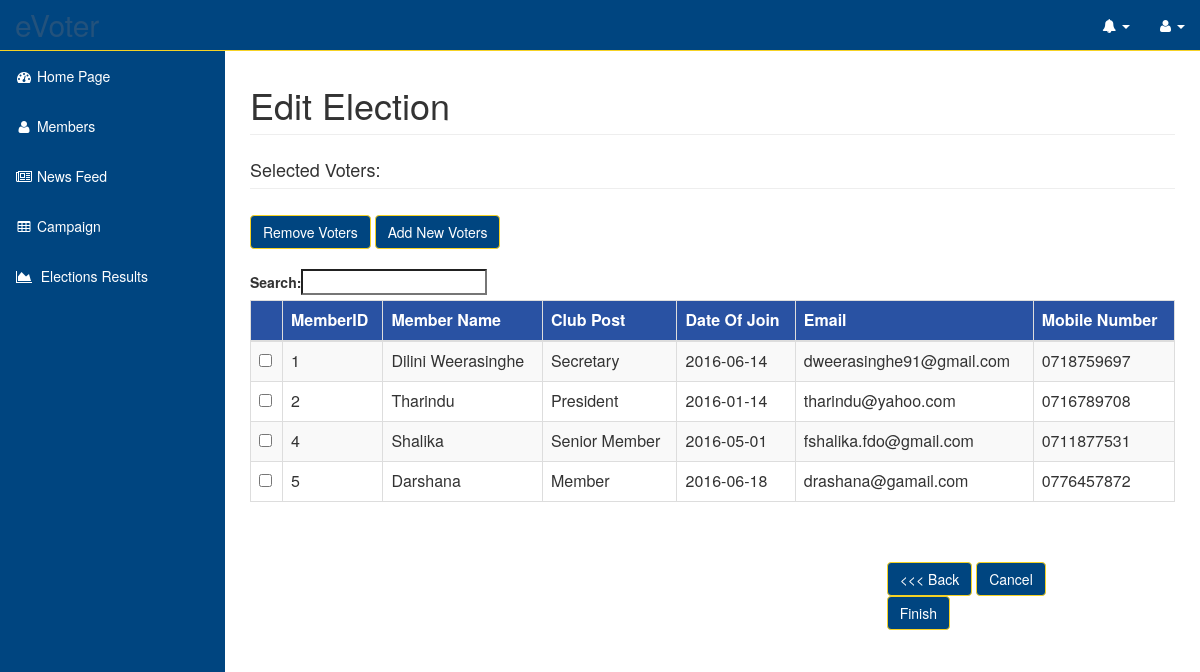
The page /app/view/editVotersInterface.php?electID=32 on the database its author committed.
### tables this page shows
CREATE TABLE IF NOT EXISTS `memberelectiondetails` (
  `memberID` int(11) NOT NULL,
  `electionID` int(11) NOT NULL,
  `votingStatus` varchar(20) NOT NULL,
  PRIMARY KEY (`memberID`,`electionID`)
);

CREATE TABLE IF NOT EXISTS `clubmember` (
  `memberID` int(11) NOT NULL,
  `name` varchar(50) NOT NULL,
  `NIC` varchar(10) NOT NULL,
  `email` varchar(50) NOT NULL,
  `mobileNumber` varchar(20) NOT NULL,
  `clubPost` varchar(50) NOT NULL,
  `profileImage` varchar(100) NOT NULL,
  `status` varchar(50) NOT NULL,
  `user_group` int(11) NOT NULL DEFAULT '1',
  `dateofjoin` date NOT NULL,
  `username` varchar(50) NOT NULL,
  `password` varchar(100) NOT NULL,
  `securityquestions` int(2) NOT NULL DEFAULT '0',
  PRIMARY KEY (`memberID`)
);

### app/model/DB_1.php (called while the page is built, shortened)
<?php
class DB_1{
    public static function connectToDatabase()
    {
        $user = 'root';
        $pass = '';
        $database = 'evoter';
        $connect = mysqli_connect('localhost', $user, $pass) or die("Unable to connect");
        return $connect;
    }
}
?>

### app/model/sql.php (called while the page is built, shortened)
<?php
class Sql
{
    public function getVoterDetailForElection($connect,$electionID){
        $queryToGetVoterDetails = mysqli_query($connect,"SELECT memberelectiondetails.memberID,name,clubPost,dateofjoin,email,mobileNumber from clubmember,memberelectiondetails where clubmember.memberID=memberelectiondetails.memberID AND memberelectiondetails.electionID='$electionID'");
        return $queryToGetVoterDetails;
    }
}
?>

### app/model/election.php (called while the page is built, shortened)
<?php
require_once("Sql.php");
class Election{
    public function getVoterDetails($connection,$electionID){
        return (new Sql)->getVoterDetailForElection($connection,$electionID);
    }
}
?>

### app/view/editVotersInterface.php (the view, shortened to what this page needs)
<?php
include "../templates/header.php";
require_once("../model/election.php");
require_once("../model/DB_1.php");
$electionID="";
if(isset($_GET["electID"])){
    $electionID=$_GET["electID"];
}
$status = "Scheduled";
?>
<link href="https://cdn.datatables.net/plug-ins/1.10.7/integration/bootstrap/3/dataTables.bootstrap.css" rel="stylesheet" />
</head>
<body>
<div id="wrapper">
    <nav class="navbar navbar-inverse navbar-fixed-top color-change" role="navigation" >
        <?php include "../templates/topmenu.php";
        include "../templates/sidemenu.php";
        ?>
    </nav>
    <div id="page-wrapper">
        <div class="container-fluid">
            <div class="row">
                <div class="col-lg-12">
                    <h1 class="page-header"> Edit Election </h1>
                    <h4 class="page-header"> Selected Voters: </h4>
                </div>
            </div>
            <br>
            <form class="form-horizontal" role="form" method="post" action="../view/viewElectionDetails.php?electID=<?php echo $electionID;?>&status=<?php echo $status?>">
                <INPUT type="button" id="remove" value="Remove Voters" class="btn btn-default btn-primary" onClick="deleteRow('dataTable')" style="margin-top: -20;"/>
                <INPUT type="button" id="add" value="Add New Voters" class="btn btn-default btn-primary" onClick="location.href = 'addNewVoters.php?electID=<?php echo $electionID;?>'" style="margin-top: -20;"/> <br><br>
                <table id="memberTable" class="table table-striped table-bordered" cellspacing="0" width="10%">
                    <thead>
                    <tr bgcolor="#2952a3">
                        <th style="color:White"></th>
                        <th style="color:White">MemberID</th>
                        <th style="color:White">Member Name</th>
                        <th style="color:White">Club Post</th>
                        <th style="color:White">Date Of Join</th>
                        <th style="color:White">Email</th>
                        <th style="color:White">Mobile Number</th>
                    </tr>
                    </thead>
                    <tbody id="dataTable">
                    <?php
                    $election = new Election();
                    $selectedVotersForElection = $election->getVoterDetails((new DB_1)->connectToDatabase(),$electionID);
                    while($data1 = $selectedVotersForElection -> fetch_row()){
                    ?>
                    <tr  id = <?php echo $data1[0]?>>
                        <td class="tableData" name=<?php echo $data1[0]?>><input name="<?php echo $data1[0] ?>" id=<?php echo $data1[0] ?> class="CheckBoxSchedule" type="checkbox" value="<?php echo $data1[0] ?>"></td>
                        <td class="tableData" name=<?php echo $data1[0] ?>><?php echo $data1[0] ?></td>
                        <td class="tableData" name=<?php echo $data1[0] ?>><?php echo $data1[1] ?></td>
                        <td class="tableData" name=<?php echo $data1[0] ?>><?php echo $data1[2] ?></td>
                        <td class="tableData" name=<?php echo $data1[0] ?>><?php echo $data1[3] ?></td>
                        <td class="tableData" name=<?php echo $data1[0] ?>><?php echo $data1[4] ?></td>
                        <td class="tableData" name=<?php echo $data1[0] ?>><?php echo $data1[5] ?></td>
                        <?php } ?>
                    </tbody>
                </table><br><br>
                <div class="form-group">
                    <div class="col-sm-offset-8 col-sm-3">
                        <input type="button" value="<<< Back" class="btn btn-default" id="backToElection" onClick="document.location.href='editCandidatesInterface.php?electID=<?php echo $_GET["electID"];?>'" />
                        <input type="button" value="Cancel" class="btn btn-default" id="cancelElection" onClick="document.location.href='electionList.php'" />
                        <input name="submit" type="submit" id="addVotersBtn" class="btn btn-default btn-primary" value="Finish"/>
                    </div>
                </div>
            </form>
        </div>
    </div>
</div>
</body>
</html>

### public/css/sb-admin.css (style rules this page uses)
body { margin-top: 100px; background-color: #ffffff; }
@media (min-width:768px) { body { margin-top: 50px; } }
#wrapper { padding-left: 0; }
#page-wrapper { width: 100%; min-height: 100%; padding: 0; background-color: #fff; }
@media (min-width:768px) { #wrapper { padding-left: 225px; } }
@media (min-width:768px) { #page-wrapper { padding: 10px; } }

### public/css/custom.css (style rules this page uses)
html, body { height: 100%; background-color: #ffffff; !important; }
.color-change { background-color: #004580; border-color: #f6d224; color: #ffffff; }
.btn-default { color: #ffffff; background-color: #004580; border-color: #f6d224; }
.page-header { padding-bottom: 9px; margin: 25px 0 20px; border-bottom: 1px solid #eee; }
.navbar-inverse { background-color:#004580; border-color:#f6d224; }
td { cursor: pointer; }

### rows shown on the page
memberelectiondetails: memberID "1", memberID.name "Dilini Weerasinghe", memberID.clubPost "Secretary", memberID.dateofjoin "2016-06-14", memberID.email "dweerasinghe91@gmail.com", memberID.mobileNumber "0718759697"
memberelectiondetails: memberID "2", memberID.name "Tharindu", memberID.clubPost "President", memberID.dateofjoin "2016-01-14", memberID.email "tharindu@yahoo.com", memberID.mobileNumber "0716789708"
memberelectiondetails: memberID "4", memberID.name "Shalika", memberID.clubPost "Senior Member", memberID.dateofjoin "2016-05-01", memberID.email "fshalika.fdo@gmail.com", memberID.mobileNumber "0711877531"
memberelectiondetails: memberID "5", memberID.name "Darshana", memberID.clubPost "Member", memberID.dateofjoin "2016-06-18", memberID.email "drashana@gamail.com", memberID.mobileNumber "0776457872"
